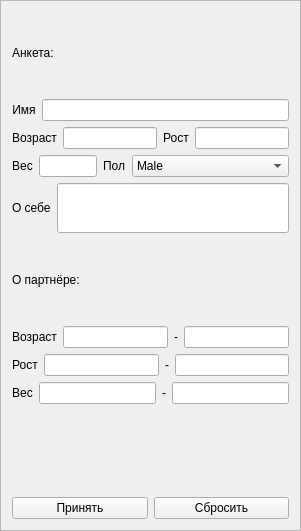
    <widget class="QFrame" name="frame_2">
     <property name="enabled">
      <bool>true</bool>
     </property>
     <property name="geometry">
      <rect>
       <x>490</x>
       <y>20</y>
       <width>301</width>
       <height>531</height>
      </rect>
     </property>
     <property name="palette">
      <palette>
       <active/>
       <inactive/>
       <disabled/>
      </palette>
     </property>
     <property name="autoFillBackground">
      <bool>true</bool>
     </property>
     <property name="frameShape">
      <enum>QFrame::StyledPanel</enum>
     </property>
     <property name="frameShadow">
      <enum>QFrame::Raised</enum>
     </property>
     <layout class="QVBoxLayout" name="verticalLayout_6">
      <item>
       <widget class="QLabel" name="label_6">
        <property name="text">
         <string>Анкета:</string>
        </property>
       </widget>
      </item>
      <item>
       <layout class="QVBoxLayout" name="verticalLayout_3">
        <item>
         <layout class="QVBoxLayout" name="verticalLayout_2">
          <item>
           <layout class="QHBoxLayout" name="horizontalLayout">
            <item>
             <widget class="QLabel" name="label_2">
              <property name="text">
               <string>Имя</string>
              </property>
              <property name="alignment">
               <set>Qt::AlignCenter</set>
              </property>
             </widget>
            </item>
            <item>
             <widget class="QLineEdit" name="name"/>
            </item>
           </layout>
          </item>
          <item>
           <layout class="QHBoxLayout" name="horizontalLayout_12">
            <item>
             <layout class="QHBoxLayout" name="horizontalLayout_2">
              <item>
               <widget class="QLabel" name="label_3">
                <property name="text">
                 <string>Возраст</string>
                </property>
                <property name="alignment">
                 <set>Qt::AlignCenter</set>
                </property>
               </widget>
              </item>
              <item>
               <widget class="QLineEdit" name="age"/>
              </item>
             </layout>
            </item>
            <item>
             <layout class="QHBoxLayout" name="horizontalLayout_3">
              <item>
               <widget class="QLabel" name="label_4">
                <property name="text">
                 <string>Рост</string>
                </property>
                <property name="alignment">
                 <set>Qt::AlignCenter</set>
                </property>
               </widget>
              </item>
              <item>
               <widget class="QLineEdit" name="growth"/>
              </item>
             </layout>
            </item>
           </layout>
          </item>
          <item>
           <layout class="QHBoxLayout" name="horizontalLayout_11">
            <item>
             <layout class="QHBoxLayout" name="horizontalLayout_4">
              <item>
               <widget class="QLabel" name="label_18">
                <property name="text">
                 <string>Вес</string>
                </property>
                <property name="alignment">
                 <set>Qt::AlignCenter</set>
                </property>
               </widget>
              </item>
              <item>
               <widget class="QLineEdit" name="weight">
                <property name="text">
                 <string/>
                </property>
               </widget>
              </item>
             </layout>
            </item>
            <item>
             <layout class="QHBoxLayout" name="horizontalLayout_5">
              <item>
               <widget class="QLabel" name="label">
                <property name="text">
                 <string>Пол</string>
                </property>
               </widget>
              </item>
              <item>
               <widget class="QComboBox" name="sex">
                <item>
                 <property name="text">
                  <string>Male</string>
                 </property>
                </item>
                <item>
                 <property name="text">
                  <string>Female</string>
                 </property>
                </item>
                <item>
                 <property name="text">
                  <string>Attack Helicopter</string>
                 </property>
                </item>
                <item>
                 <property name="text">
                  <string>Agender</string>
                 </property>
                </item>
                <item>
                 <property name="text">
                  <string>Androgyne</string>
                 </property>
                </item>
                <item>
                 <property name="text">
                  <string>Androgynous</string>
                 </property>
                </item>
                <item>
                 <property name="text">
                  <string>Bigender</string>
                 </property>
                </item>
                <item>
                 <property name="text">
                  <string>Cis</string>
                 </property>
                </item>
                <item>
                 <property name="text">
                  <string>Cis Female</string>
                 </property>
                </item>
                <item>
                 <property name="text">
                  <string>Cis Male</string>
                 </property>
                </item>
                <item>
                 <property name="text">
                  <string>Cis Man</string>
                 </property>
                </item>
                <item>
                 <property name="text">
                  <string>Cis Woman</string>
                 </property>
                </item>
                <item>
                 <property name="text">
                  <string>Cisgender </string>
                 </property>
                </item>
                <item>
                 <property name="text">
                  <string>Cisgender Female</string>
                 </property>
                </item>
                <item>
                 <property name="text">
                  <string>Cisgender Male </string>
                 </property>
                </item>
                <item>
                 <property name="text">
                  <string>Cisgender Man</string>
                 </property>
                </item>
                <item>
                 <property name="text">
                  <string>Cisgender Woman</string>
                 </property>
                </item>
                <item>
                 <property name="text">
                  <string>Female to Male</string>
                 </property>
                </item>
                <item>
                 <property name="text">
                  <string>FTM</string>
                 </property>
                </item>
                <item>
                 <property name="text">
                  <string>Gender Fluid</string>
                 </property>
                </item>
                <item>
                 <property name="text">
                  <string>Gender Nonconforming</string>
                 </property>
                </item>
                <item>
                 <property name="text">
                  <string>Gender Questioning</string>
                 </property>
                </item>
                <item>
                 <property name="text">
                  <string>Gender Variant</string>
                 </property>
                </item>
                <item>
                 <property name="text">
                  <string>Genderqueer</string>
                 </property>
                </item>
                <item>
                 <property name="text">
                  <string>Intersex </string>
                 </property>
                </item>
                <item>
                 <property name="text">
                  <string>Male to Female</string>
                 </property>
                </item>
                <item>
                 <property name="text">
                  <string>MTF</string>
                 </property>
                </item>
                <item>
                 <property name="text">
                  <string>Neither </string>
                 </property>
                </item>
                <item>
                 <property name="text">
                  <string>Neutrois </string>
                 </property>
                </item>
                <item>
                 <property name="text">
                  <string>Non-binary</string>
                 </property>
                </item>
                <item>
                 <property name="text">
                  <string>Other</string>
                 </property>
                </item>
                <item>
                 <property name="text">
                  <string>Pangender</string>
                 </property>
                </item>
                <item>
                 <property name="text">
                  <string>Pz.Kpfw III</string>
                 </property>
                </item>
                <item>
                 <property name="text">
                  <string>Trans </string>
                 </property>
                </item>
                <item>
                 <property name="text">
                  <string>Trans Female</string>
                 </property>
                </item>
                <item>
                 <property name="text">
                  <string>Trans Male</string>
                 </property>
                </item>
                <item>
                 <property name="text">
                  <string>Trans Man</string>
                 </property>
                </item>
                <item>
                 <property name="text">
                  <string>Trans Person</string>
                 </property>
                </item>
                <item>
                 <property name="text">
                  <string>Trans Woman</string>
                 </property>
                </item>
                <item>
                 <property name="text">
                  <string>Trans(asterisk)</string>
                 </property>
                </item>
                <item>
                 <property name="text">
                  <string>Trans(asterisk)Female</string>
                 </property>
                </item>
                <item>
                 <property name="text">
                  <string>Trans(asterisk)Male</string>
                 </property>
                </item>
                <item>
                 <property name="text">
                  <string>Trans(asterisk)Man</string>
                 </property>
                </item>
                <item>
                 <property name="text">
                  <string>Trans(asterisk)Person</string>
                 </property>
                </item>
                <item>
                 <property name="text">
                  <string>Trans(asterisk)Woman</string>
                 </property>
                </item>
                <item>
                 <property name="text">
                  <string>Transexual </string>
                 </property>
                </item>
                <item>
                 <property name="text">
                  <string>Transexual Female</string>
                 </property>
                </item>
                <item>
                 <property name="text">
                  <string>Transexual Male</string>
                 </property>
                </item>
                <item>
                 <property name="text">
                  <string>Transexual Man</string>
                 </property>
                </item>
                <item>
                 <property name="text">
                  <string>Transexual Person</string>
                 </property>
                </item>
                <item>
                 <property name="text">
                  <string>Transexual Woman</string>
                 </property>
                </item>
                <item>
                 <property name="text">
                  <string>Transgender Female</string>
                 </property>
                </item>
                <item>
                 <property name="text">
                  <string>Transgender Male</string>
                 </property>
                </item>
                <item>
                 <property name="text">
                  <string>Transgender Man</string>
                 </property>
                </item>
                <item>
                 <property name="text">
                  <string>Transgender Person</string>
                 </property>
                </item>
                <item>
                 <property name="text">
                  <string>Transgender Woman</string>
                 </property>
                </item>
                <item>
                 <property name="text">
                  <string>Transmasculine </string>
                 </property>
                </item>
                <item>
                 <property name="text">
                  <string>Two-spirit</string>
                 </property>
                </item>
               </widget>
              </item>
             </layout>
            </item>
           </layout>
          </item>
         </layout>
        </item>
        <item>
         <layout class="QHBoxLayout" name="horizontalLayout_6">
          <item>
           <widget class="QLabel" name="label_5">
            <property name="text">
             <string>О себе</string>
            </property>
           </widget>
          </item>
          <item>
           <layout class="QHBoxLayout" name="horizontalLayout_14">
            <item>
             <widget class="QLineEdit" name="aboutYourself">
              <property name="minimumSize">
               <size>
                <width>0</width>
                <height>50</height>
               </size>
              </property>
             </widget>
            </item>
           </layout>
          </item>
         </layout>
        </item>
       </layout>
      </item>
      <item>
       <widget class="QLabel" name="label_9">
        <property name="text">
         <string>О партнёре:</string>
        </property>
       </widget>
      </item>
      <item>
       <layout class="QVBoxLayout" name="verticalLayout_4">
        <item>
         <layout class="QHBoxLayout" name="horizontalLayout_7">
          <item>
           <widget class="QLabel" name="label_7">
            <property name="text">
             <string>Возраст</string>
            </property>
            <property name="alignment">
             <set>Qt::AlignCenter</set>
            </property>
           </widget>
          </item>
          <item>
           <widget class="QLineEdit" name="partnerAgeMin"/>
          </item>
          <item>
           <widget class="QLabel" name="label_12">
            <property name="text">
             <string>-</string>
            </property>
           </widget>
          </item>
          <item>
           <widget class="QLineEdit" name="partnerAgeMax">
            <property name="text">
             <string/>
            </property>
           </widget>
          </item>
         </layout>
        </item>
        <item>
         <layout class="QHBoxLayout" name="horizontalLayout_8">
          <item>
           <widget class="QLabel" name="label_8">
            <property name="text">
             <string>Рост</string>
            </property>
            <property name="alignment">
             <set>Qt::AlignCenter</set>
            </property>
           </widget>
          </item>
          <item>
           <widget class="QLineEdit" name="partnerGrowthMin"/>
          </item>
          <item>
           <widget class="QLabel" name="label_14">
            <property name="text">
             <string>-</string>
            </property>
           </widget>
          </item>
          <item>
           <widget class="QLineEdit" name="partnerGrowthMax"/>
          </item>
         </layout>
        </item>
        <item>
         <layout class="QHBoxLayout" name="horizontalLayout_9">
          <item>
           <widget class="QLabel" name="label_19">
            <property name="text">
             <string>Вес</string>
            </property>
            <property name="alignment">
             <set>Qt::AlignCenter</set>
            </property>
           </widget>
          </item>
          <item>
           <widget class="QLineEdit" name="partnerWeightMin">
            <property name="text">
             <string/>
            </property>
           </widget>
          </item>
          <item>
           <widget class="QLabel" name="label_15">
            <property name="text">
             <string>-</string>
            </property>
           </widget>
          </item>
          <item>
           <widget class="QLineEdit" name="partnerWeightMax">
            <property name="text">
             <string/>
            </property>
           </widget>
          </item>
         </layout>
        </item>
       </layout>
      </item>
      <item>
       <widget class="QLabel" name="label_10">
        <property name="enabled">
         <bool>false</bool>
        </property>
        <property name="text">
         <string/>
        </property>
       </widget>
      </item>
      <item>
       <layout class="QHBoxLayout" name="horizontalLayout_10">
        <item>
         <widget class="QPushButton" name="pushButton_5">
          <property name="text">
           <string>Принять</string>
          </property>
         </widget>
        </item>
        <item>
         <widget class="QPushButton" name="pushButton_6">
          <property name="text">
           <string>Сбросить</string>
          </property>
         </widget>
        </item>
       </layout>
      </item>
     </layout>
    </widget>
